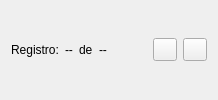
                       <widget class="QWidget" name="widget_61" native="true">
                        <layout class="QHBoxLayout" name="horizontalLayout_45">
                         <property name="topMargin">
                          <number>0</number>
                         </property>
                         <property name="bottomMargin">
                          <number>0</number>
                         </property>
                         <item>
                          <widget class="QLabel" name="label_102">
                           <property name="text">
                            <string>Registro:</string>
                           </property>
                          </widget>
                         </item>
                         <item>
                          <widget class="QLabel" name="rep_2">
                           <property name="text">
                            <string>--</string>
                           </property>
                          </widget>
                         </item>
                         <item>
                          <widget class="QLabel" name="label_103">
                           <property name="text">
                            <string>de</string>
                           </property>
                          </widget>
                         </item>
                         <item>
                          <widget class="QLabel" name="rde_2">
                           <property name="text">
                            <string>--</string>
                           </property>
                          </widget>
                         </item>
                         <item>
                          <spacer name="horizontalSpacer_23">
                           <property name="orientation">
                            <enum>Qt::Orientation::Horizontal</enum>
                           </property>
                           <property name="sizeHint" stdset="0">
                            <size>
                             <width>40</width>
                             <height>20</height>
                            </size>
                           </property>
                          </spacer>
                         </item>
                         <item>
                          <widget class="QToolButton" name="repant_2">
                           <property name="text">
                            <string/>
                           </property>
                           <property name="icon">
                            <iconset theme="media-seek-backward"/>
                           </property>
                          </widget>
                         </item>
                         <item>
                          <widget class="QToolButton" name="repsig_2">
                           <property name="text">
                            <string/>
                           </property>
                           <property name="icon">
                            <iconset theme="media-seek-forward"/>
                           </property>
                          </widget>
                         </item>
                        </layout>
                       </widget>
